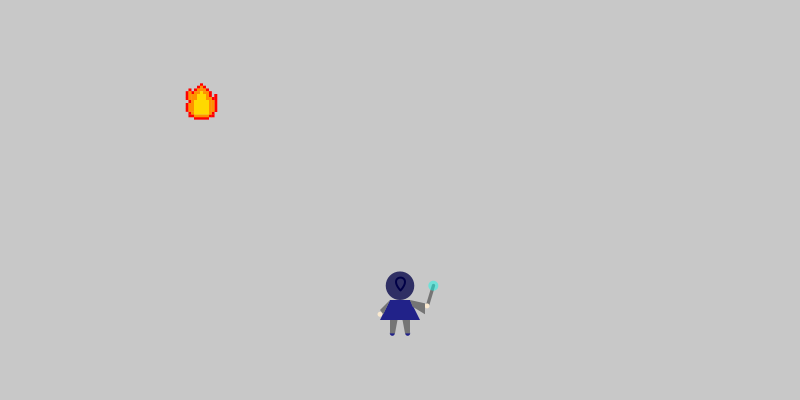
Frame 1 (no input)
Frame 60 (the mouse pressed at the canvas centre just before this capture): identical to frame 1, image omitted
Frame 120 (the mouse held since frame 60 and released just before this capture): identical to frame 1, image omitted

The Processing sketch that drew this single still picture (run headless with seeded random() and noise(); from frame 60 on, the mouse is pressed at the canvas centre):

// Processing sketch: tp5_minijuego
// ── tp5_minijuego.pde

Dana d;
Fuego f;

void setup() {
  size (800, 400);

  d = new Dana(width/2, 300, 100);
  f = new Fuego(width/4, 100, 30);
}

void draw() {
  background (200);

  d.dibujar();
  f.dibujar();
}

void keyPressed() {
  d.moverI();
  d.moverD();
}

// ── Dana.pde
class Dana {

  float x, y;
  float t;

  Dana (float x_, float y_, float t_) {
    x = x_;
    y = y_;
    t = t_;
  }

  void dibujar() {
    pushStyle();

    //Varita
    strokeWeight(t/30);
    stroke (117, 117, 117);
    line(x+t/3.7, y+t/17, x+t/3, y-t/7);

    noStroke();
    //Luz
    fill(5, 252, 234, 117);
    circle(x+t/3, y-t/7, t/10);
    //Cabeza
    fill(47, 47, 100);
    circle(x, y-t/7, t/3.5);
    //Piel
    fill(250, 233, 207);
    circle(x-t/5, y+t/7, t/20);
    circle(x+t/3.7, y+t/17, t/20);
    //Zapatos
    fill(33, 34, 137);
    circle(x-t/13, y+t/3, t/20);
    circle(x+t/13, y+t/3, t/20);
    //Capa
    fill (33, 34, 137);
    quad(x-t/10, y, x+t/10, y, x+t/5, y+t/5, x-t/5, y+t/5);
    //Brazo1
    fill (117, 117, 117);
    quad(x-t/10, y, x-t/10, y, x-t/6, y+t/7, x-t/5, y+t/10);
    //Brazo2
    fill (117, 117, 117);
    quad(x+t/8, y+t/15, x+t/10, y, x+t/4, y+t/30, x+t/4, y+t/7);
    //Pierna1
    fill (117, 117, 117);
    quad(x-t/10, y+t/5, x-t/40, y+t/5, x-t/20, y+t/3, x-t/10, y+t/3);
    //Pierna2
    fill (117, 117, 117);
    quad(x+t/40, y+t/5, x+t/10, y+t/5, x+t/10, y+t/3, x+t/20, y+t/3);
    //Colita
    strokeWeight(2);
    stroke(0, 0, 70);
    fill(47, 47, 100);
    curve(x-t/1.07, y+t/1.07, x, y-t/10, x, y-t/10, x+t/1.07, y+t/1.07);

    popStyle();
  }

  void moverI() {
    if (keyCode == LEFT)
      x -= 20;
  }

  void moverD() {
    if (keyCode == RIGHT)
      x +=20;
  }
}

// ── Fuego.pde
class Fuego {

  float x, y;
  float t;
  
  Fuego (float x_, float y_, float t_){
    x = x_;
    y = y_;
    t = t_;
  }

  void dibujar() {
    pushStyle();
    noStroke();

    //ROJO
    fill(255, 0, 0);
    rect(x, y-t/1.8, t/10, t/10);
    rect(x-t/10, y-t/2.1, t/10, t/10);
    rect(x+t/10, y-t/2.1, t/10, t/10);

    rect(x-t/5, y-t/2.6, t/10, t/10);
    rect(x+t/5, y-t/2.6, t/10, t/10);

    rect(x-t/2.6, y-t/2.6, t/10, t/10);
    rect(x-t/3.4, y-t/3.4, t/10, t/10);
    rect(x+t/3.4, y-t/3.4, t/10, t/10);
    rect(x+t/3.4, y-t/5, t/10, t/10);

    rect(x-t/2.1, y-t/3.4, t/10, t/5);
    rect(x-t/2.1, y-t/10, t/10, t/10);
    rect(x-t/2.6, y, t/10, t/10);

    rect(x-t/2.1, y+t/10, t/10, t/5);
    rect(x-t/2.1, y+t/3.4, t/10, t/10);

    rect(x-t/2.6, y+t/2.6, t/10, t/10);
    rect(x-t/2.6, y+t/2.1, t/5, t/10);

    rect(x+t/2.6, y-t/10, t/10, t/10);
    rect(x+t/2.1, y-t/5, t/10, t/5);
    rect(x+t/2.1, y, t/10, t/5);
    rect(x+t/2.1, y+t/5, t/10, t/5);

    rect(x+t/2.6, y+t/2.6, t/10, t/10);
    rect(x+t/2.6, y+t/2.1, t/10, t/10);
    rect(x+t/3.4, y+t/2.1, t/10, t/10);

    rect(x-t/5, y+t/1.8, t/5, t/10);
    rect(x, y+t/1.8, t/10, t/10);
    rect(x+t/10, y+t/1.8, t/5, t/10);

    //ANARANJADO
    fill(255, 145, 0);
    rect(x, y-t/2.1, t/10, t/10);
    rect(x-t/10, y-t/2.6, t/5, t/10);
    rect(x+t/10, y-t/2.6, t/10, t/10);

    rect(x-t/5, y-t/3.4, t/5, t/10);
    rect(x+t/10, y-t/3.4, t/5, t/10);
    rect(x-t/2.6, y-t/3.4, t/10, t/5);
    rect(x-t/2.6, y-t/10, t/10, t/10);
    rect(x-t/3.4, y-t/5, t/10, t/5);
    rect(x-t/5, y-t/5, t/10, t/5);
    rect(x+t/5, y-t/5, t/10, t/5);

    rect(x+t/3.4, y-t/10, t/10, t/5);
    rect(x+t/3.4, y+t/10, t/10, t/5);
    rect(x+t/3.4, y+t/3.4, t/10, t/5);
    rect(x+t/2.6, y, t/10, t/5);
    rect(x+t/2.6, y+t/5, t/10, t/5);

    rect(x-t/3.4, y, t/10, t/10);
    rect(x-t/2.6, y+t/10, t/5, t/10);
    rect(x-t/2.6, y+t/5, t/5, t/10);
    rect(x-t/2.6, y+t/3.4, t/5, t/10);
    rect(x-t/3.4, y+t/2.6, t/10, t/10);

    rect(x-t/5, y+t/2.1, t/5, t/10);
    rect(x, y+t/2.1, t/10, t/10);
    rect(x+t/10, y+t/2.1, t/5, t/10);

    //AMARILLO
    fill(255, 217, 0);
    rect(x, y-t/3.4, t/10, t/10);
    rect(x-t/10, y-t/5, t/10, t/5);
    rect(x, y-t/5, t/10, t/5);
    rect(x+t/10, y-t/5, t/10, t/5);

    rect(x-t/5, y, t/10, t/5);
    rect(x-t/10, y, t/10, t/5);
    rect(x, y, t/10, t/5);
    rect(x+t/10, y, t/10, t/5);
    rect(x+t/5, y, t/10, t/5);

    rect(x-t/5, y+t/5, t/10, t/5);
    rect(x-t/10, y+t/5, t/10, t/5);
    rect(x, y+t/5, t/10, t/5);
    rect(x+t/10, y+t/5, t/10, t/5);
    rect(x+t/5, y+t/5, t/10, t/5);

    rect(x-t/5, y+t/2.6, t/5, t/10);
    rect(x, y+t/2.6, t/10, t/10);
    rect(x+t/10, y+t/2.6, t/5, t/10);

    popStyle();
  }

}
